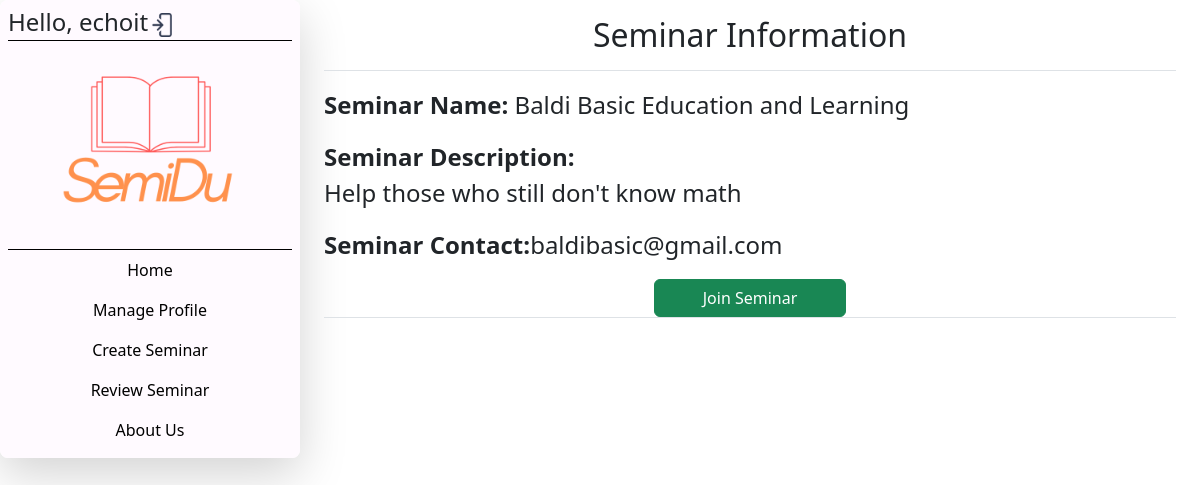
The app's page /pInfoSeminar/1/ (signed in) with its own data.
### semidu/models.py (models this page shows)
class seminar(models.Model):
    seminar_name = models.CharField(max_length=225, null=True)
    seminar_purpose = models.CharField(max_length=225, null=True)
    amount_peoples = models.IntegerField(null=True)
    joined_user = models.IntegerField(default=0, blank=True)
    seminar_contact = models.CharField(max_length=225, null=True)
    seminar_req = models.CharField(max_length=225, null=True)
    semiUser = models.ForeignKey(User, null=True, on_delete= models.SET_NULL)

### semidu/views.py (the view, shortened to what this page needs)
# urls.py: path('pInfoSeminar/<str:semID>/', views.pSemInfo, name ='pInfoSeminar'),
@login_required(login_url="/landPage")
def pSemInfo(request, semID):
    semiuser = seminar.objects.get(id=semID)
    userJoin = User.objects.get(id=request.user.id)
    if semiuser.seminar_req == "Pay-to-enter":
        semiPayed = semPay.objects.get(semiRelation = semiuser)
        context = {'seminars':semiuser, 'Payed': semiPayed,}
        if request.method == "POST":
            reason = request.POST['why']
            imgProof = request.FILES.get('image')
            qReq = "PENDING"
            semiQ = seminarQ.objects.create(semName=semiuser, joinUser = userJoin,
                                            reasontoJoin=reason, status_req = qReq,
                                            proofPic = imgProof)
            semiQ.save()
            return redirect('/')
    else:
        context = {'seminars':semiuser,}
    return render(request, "ManageSeminarParticipant/pInfoSeminar.html", context)

### templates/ManageSeminarParticipant/pInfoSeminar.html (shortened to what this page needs)
<!DOCTYPE html>
{% load static %}
<html lang="en">
<head>
    <link rel="stylesheet" href="{% static "css/textbut.css" %}">
    <link rel="stylesheet" href="{% static "css/pSemInfo.css" %}">
    {% load bootstrap5 %}
    {% bootstrap_css %}
</head>
<body class="bgimg">
  <div class="container-fluid">
    <div class="row">
      <nav class="col-3 sidebar shadow-lg rounded-3 p-0" style="width: 300px;">
        <div class="flex-column flex-shrink-0 p-2 rounded-3 sidebg" style="width: 300px;">
          <h4 class="border-black border-bottom">Hello, {{user.username}}<a href="/signOut"><img src="{% static 'img/so.png' %}" width="30" height="30"></a></h4>
          <a href="/" class="d-flex border-bottom border-black" >
            <img src="{% static 'img/SemiDu.png' %}" width="200" height="200" class="d-block mx-auto">
          </a>
          <ul class="nav flex-column mb-auto">
            <li>
              <a href="/" class="nav-link text-black text-center">
                Home
              </a>
            </li>
            <li>
              <a href="/manageprof" class="nav-link text-center text-black">
                Manage Profile
              </a>
            </li>
            <li>
              <a href="/manageseminar" class="nav-link text-center text-black">
                Create Seminar
              </a>
            </li>
            <li>
              <a href="/reviewDash" class="nav-link text-center text-black">
                Review Seminar
              </a>
            </li>
            <li>
              <a href="#Coming Soon" class="nav-link text-center text-black">
                About Us
              </a>
            </li>
          </ul>
        </div>
      </nav>
      <main class="col-md-9 px-md-4">
        <div class="pt-md-3 pb-md-2 mb-md-3 border-bottom">
          <h2 class="text-center">Seminar Information</h2>
        </div>
        <div class="mb-md-2 border-bottom">
          <p><b>Seminar Name:</b> {{seminars.seminar_name}}</p>
          <p><b>Seminar Description:</b><br>{{seminars.seminar_purpose}}</p>
          <p><b>Seminar Contact:</b>{{seminars.seminar_contact}}</p>
          {%if seminars.seminar_req == "Pay-to-enter" %}
          <p><b>Ammount:</b>{{Payed.payAmount}}</p>
          <p><b>Payment Method:{{Payed.semiMethod}}</b></p>
          <p><b>Account Number:</b>{{Payed.serialNum}}</p>
        </div>
        <form action="" method="POST" enctype="multipart/form-data">
          {% csrf_token %}
          <div class ="px-md-2">
            <label for="why" class ="h5">Reason of Joining</label>
            <textarea type="text" class="form-control" id="why" name="why" placeholder="Insert Feedback Here" Required></textarea>
          </div>
          <br>
          <div class ="px-md-2">
            <label for="why" class ="h5">Upload Image of Proof Payment</label>
            <input type="file" required name="image" class="form-control-file" id="image">
          </div>
          <br>
          <button class="btn btn-success px-5 mx-md-auto d-block" type="submit">Join Seminar</button>
        </form>
        {% else %}
        <form action="" method="POST">
          <button class="btn btn-success px-5 mx-md-auto d-block" type="submit">Join Seminar</button>
        </form>
        {% endif %}
      </main>
    </div>
  </div>
</body>
</html>

### static/css/pSemInfo.css (style rules this page uses)
.sidebg { background-color: rgb(255, 250, 255); }
p { font-size: 1.5rem; }

### records on screen
seminar: seminar_name "Baldi Basic Education and Learning", seminar_purpose "Help those who still don't know math", seminar_contact "baldibasic@gmail.com"

### other values on screen
{{ user.username }} "echoit"
